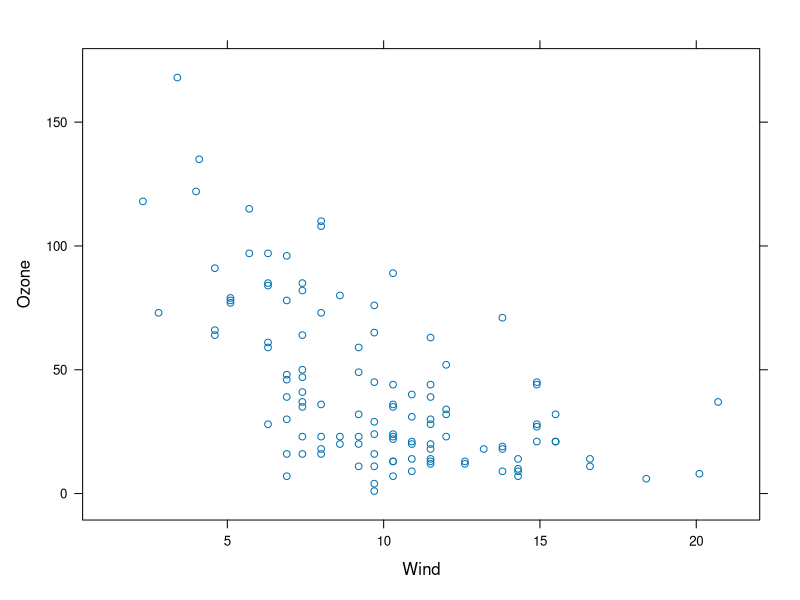
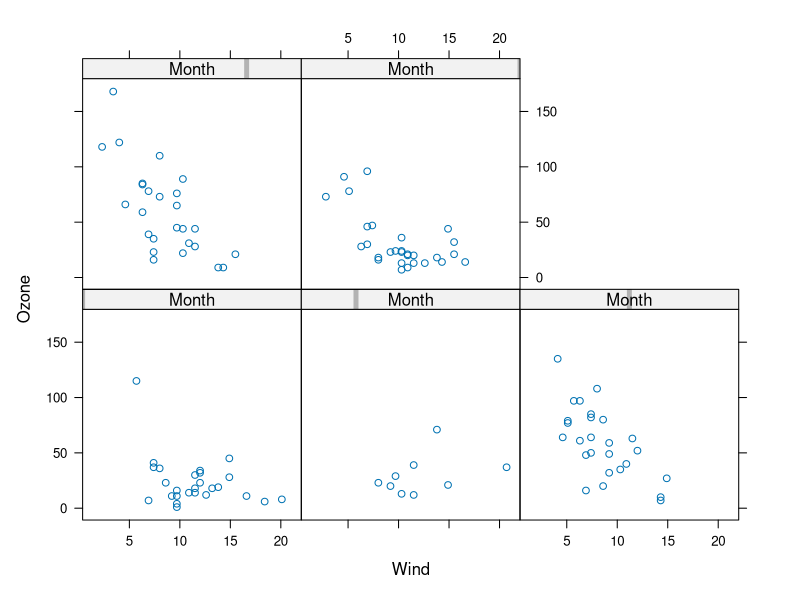
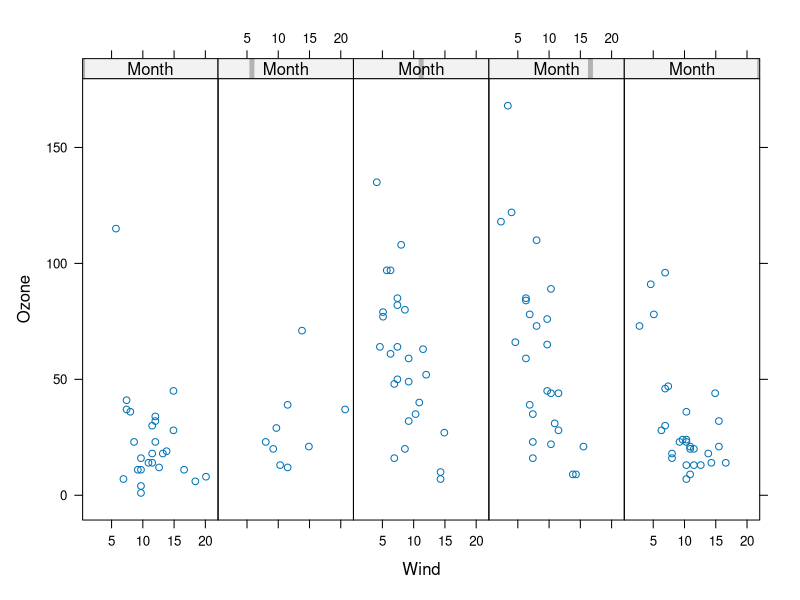
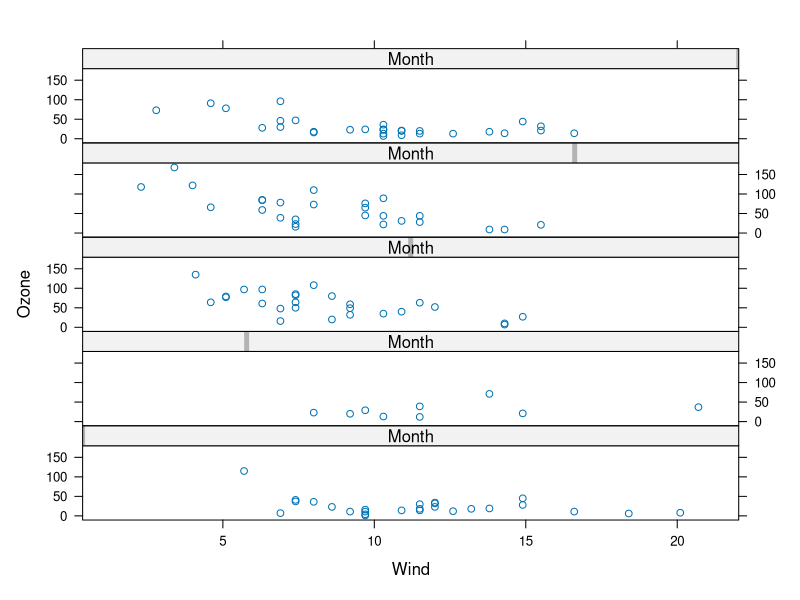

Recreate these plots in R, in order. (Note: this script raises an error after producing the figures.)
#       3-1, 3-2
#        Lattice Package
# You have to create everything ahead of time
#xyplot(), bwplot(), histogram(), stiplot()
#dotplot(), splom(), levelplot(), coutourplot()
#I think it is good when you have a factor variable (pannel) and two other variables
# to plot.. For example a panel per month with Ozone and Wine each
library(lattice)
library(grid)
library(datasets)
xyplot(Ozone~Wind,data=airquality)
transform(airquality,Month=factor(Month))
xyplot(Ozone~Wind | Month, data=airquality)
xyplot(Ozone~Wind | Month, data=airquality,layout=c(5,1))
# There is an object that can be returned and saved if needed
# Month is a factor that split the graphs to pannels
p<-xyplot(Ozone~Wind | Month, data=airquality,layout=c(1,5))
print(p)
str(p); class(p)
# Now how to customize pannel  
f<-rep(1:0,each=50)
f<-factor(f,labels=c("Group1","Group2"))
x=rnorm(100);y=rnorm(100,nmean=2,sd=1)
xyplot(x~y|f)
xyplot(x~y|f, panel=function(x,y,...){
        panel.xyplot(x,y,...)
        panel.abline(h=median(x),lty=2)
        panel.lmline(x,y,col=2)
        
})









